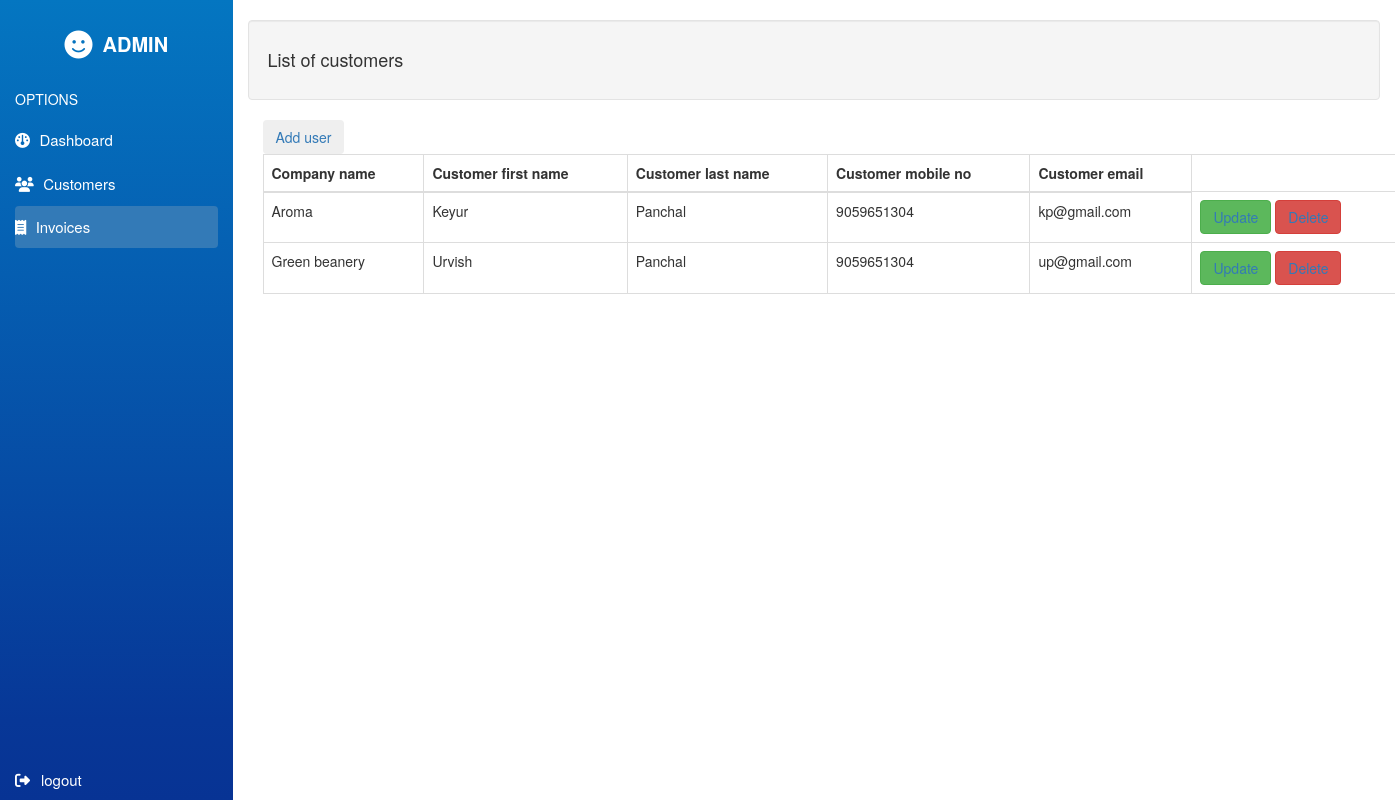
The app's page /customer_list.php with its own data.
### tables this page shows
CREATE TABLE IF NOT EXISTS `tbl_customer` (
  `customer_id` int NOT NULL AUTO_INCREMENT,
  `customer_company_name` varchar(200) NOT NULL,
  `customer_fname` varchar(200) NOT NULL,
  `customer_lname` varchar(200) NOT NULL,
  `customer_mobilenumber` bigint NOT NULL,
  `customer_email` varchar(100) NOT NULL,
  PRIMARY KEY (`customer_id`)
);

### html/customer_list.php (the view, shortened to what this page needs)
<?php
  include '../php/connection.php';
?>
<!DOCTYPE html>
<html lang="en">
<head>
  <link rel="stylesheet" href="https://maxcdn.bootstrapcdn.com/bootstrap/3.4.1/css/bootstrap.min.css">
  <link rel="stylesheet" href=" https://cdnjs.cloudflare.com/ajax/libs/font-awesome/6.5.2/css/all.min.css">
  <link rel="stylesheet" href="../css/dashboard.css">
</head>
<body>
<div class="container-fluid main-div">
  <div class="row content">
    <div class="col-sm-2 sidenav hidden-xs my-sidenav">
      <div class="logo-div">
        <i class="fa-solid fa-face-smile fa-2x" style="color:white !important;"></i>
        <p class="logo-txt">ADMIN</p>
      </div>
      <p class="nav-title">OPTIONS</p>
      <ul class="nav nav-pills nav-stacked my-nav">
        <li><a href="dashboard.html"><i class="fa-solid fa-gauge"></i>Dashboard</a></li>
        <li><a href="customer_list.php"><i class="fa-solid fa-users"></i>Customers</a></li>
        <li class="active">
          <a href="#homeSubmenu" data-toggle="collapse" aria-expanded="false" class="dropdown-toggle"><i class="fa-solid fa-receipt"></i>Invoices</a>
        </li>
        <li class="logout"><a href="index.php"><i class="fa-solid fa-right-from-bracket"></i>logout</a></li>
      </ul><br>
    </div>
    <br>
    <div class="col-sm-10">
      <div class="well">
        <h4>List of customers</h4>
      </div>
        <div class="container">
          <button class="btn"><a href="add_customer.php" class="text-light">Add user</a></button>
            <div class="table-responsive">
              <table class="table table-bordered mt-5">
                <thead>
                  <tr>
                    <th scope="col">Company name</th>
                    <th scope="col">Customer first name</th>
                    <th scope="col">Customer last name</th>
                    <th scope="col">Customer mobile no</th>
                    <th scope="col">Customer email</th>
                  </tr>
                </thead>
                <tbody>
                  <?php
                    $customer_get_query="select * from tbl_customer";
                    $result=$con->query($customer_get_query);
                    if($result->num_rows > 0){
                      while($row = $result->fetch_assoc()) {
                      ?>
                        <tr>
                          <td><?php echo $row['customer_company_name']; ?></td>
                          <td><?php echo $row['customer_fname']; ?></td>
                          <td><?php echo $row['customer_lname']; ?></td>
                          <td><?php echo $row['customer_mobilenumber']; ?></td>
                          <td><?php echo $row['customer_email']; ?></td>
                          <td>
                            <button class="btn btn-success"><a href="update.php" class="text-light">Update</a></button>
                            <button class="btn btn-danger"><a href="../php/customer_delete.php?deleteid=<?php echo $row['customer_id']; ?>" class="text-light">Delete</a></button>
                          </td>
                        </tr>
                      <?php
                      }
                    }else{
                      ?>
                      <tr>
                        <td>Customer not found.</td>
                      </tr>
                      <?php
                    }
                  ?>
                </tbody>
              </table>
            </div>
        </div>
    </div>
  </div>
</div>
</body>
</html>

### css/dashboard.css (style rules this page uses)
html, body { height: 100% !important; }
.row.content, .main-div { height: 100% !important }
.my-sidenav { background: rgb(2,0,36); background: linear-gradient(0deg, rgba(2,0,36,1) 0%, rgba(9,9,121,1) 0%, rgba(7,51,148,1) 0%, rgba(7,55,151,1) 10%, rgba(4,118,193,1) 100%, rgba(3,149,214,1) 100%, rgba(2,162,222,1) 100%, rgba(0,212,255,1) 100%); }
.sidenav { background-color: #f1f1f1; height: 100%; }
.nav-title { color: white; }
.logo-div { display: flex; justify-content: center; align-items: center; margin-top: 15%; margin-bottom: 15%; }
.logo-txt { font-size: 2rem; margin: 0; margin-left: 5% !important; font-weight: bold; color: white; }
.my-nav li a { padding-left: 0% !important; font-size: 1.5rem; color: white; }
.my-nav li a i { margin-right: 5% !important; }
.logout { position: absolute !important; bottom: 0 !important; width: 100%; }

### records on screen
tbl_customer: customer_company_name "Aroma", customer_fname "Keyur", customer_lname "Panchal", customer_mobilenumber "9059651304", customer_email "kp@gmail.com"
tbl_customer: customer_company_name "Green beanery", customer_fname "Urvish", customer_lname "Panchal", customer_mobilenumber "9059651304", customer_email "up@gmail.com"
